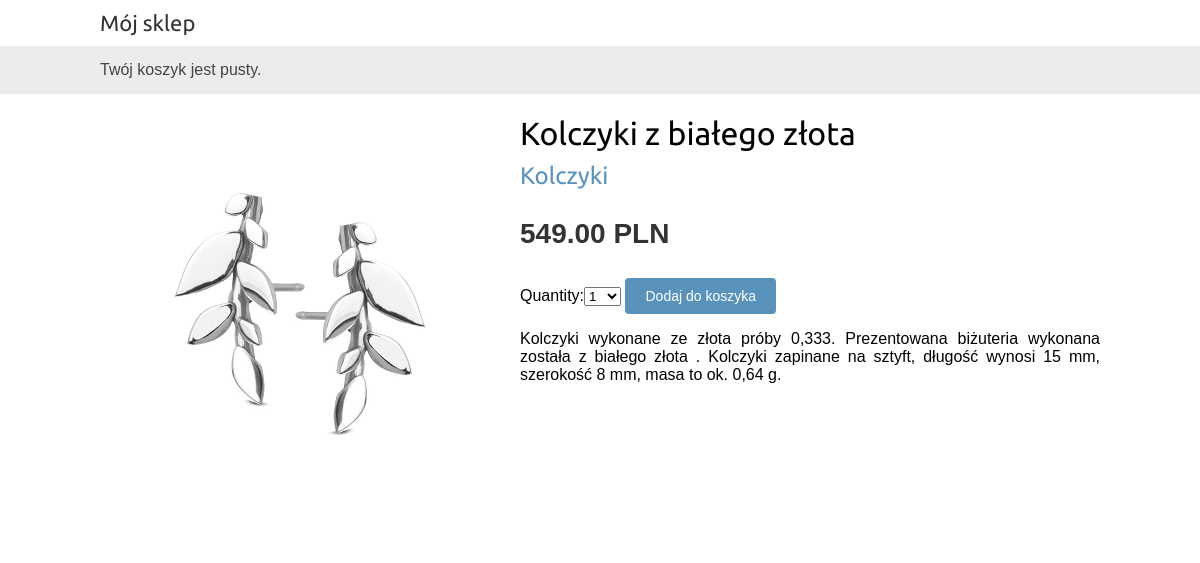
/8/kolczyki-z-bialego-zlota/, run on the app's committed database.
### sklep/models.py (models this page shows, shortened)
class Product(models.Model):
    category = models.ForeignKey(Category,
                                 related_name='products',
                                 on_delete=models.CASCADE)
    name = models.CharField(max_length=200, db_index=True)
    slug = models.SlugField(max_length=200, db_index=True)
    image = models.ImageField(upload_to='products/%Y/%m/%d',
                              blank=True)
    description = models.TextField(blank=True)
    price = models.DecimalField(max_digits=10, decimal_places=2)
    available = models.BooleanField(default=True)
    created = models.DateTimeField(auto_now_add=True)
    updated = models.DateTimeField(auto_now=True)
    class Meta:
        ordering = ('name',)
        index_together = (('id', 'slug'),)

class Category(models.Model):
    name = models.CharField(max_length=200,
                            db_index=True)
    slug = models.SlugField(max_length=200,
                            db_index=True,
                            unique=True)
    class Meta:
        ordering = ('name',)
        verbose_name = 'category'
        verbose_name_plural = 'categories'
    def __str__(self):
        return self.name
    def get_absolute_url(self):
        return reverse('sklep:product_list_by_category',
                       args=[self.slug])

### sklep/views.py (the view)
# urls.py: path('<int:id>/<slug:slug>/', views.product_detail, name='product_detail'),
def product_detail(request, id, slug):
    product = get_object_or_404(Product, id=id,
                                slug=slug,
                                available=True)
    koszyk_produkt_form = KoszykAddProductForm()
    return render(request,
                  'sklep/produkty/szczegoly.html',
                  {'product': product,
                   'koszyk_product_form': koszyk_produkt_form})

### koszyk/forms.py
class KoszykAddProductForm(forms.Form):
    quantity = forms.TypedChoiceField(
        choices=PRODUCT_QUANTITY_CHOICES,
        coerce=int)
    update = forms.BooleanField(required=False,
                                initial=False,
                                widget=forms.HiddenInput)

### sklep/templates/sklep/produkty/szczegoly.html (shortened to what this page needs)
{% extends "sklep/index.html" %}
{% load static %}
{% block content %}
  <div class="product-detail">
    <img src="{% if product.image %}{{ product.image.url }}{% else %}
    {% static "obrazy/brak_zdjecia.png" %}{% endif %}">
    <h1>{{ product.name }}</h1>
    <h2>
      <a href="{{ product.category.get_absolute_url }}">
        {{ product.category }}
      </a>
    </h2>
    <p class="price">{{ product.price }} PLN</p>
    <form action="{% url "koszyk:koszyk_add" product.id %}" method="post">
      {{ koszyk_product_form }}
      <input type="submit" value="Dodaj do koszyka">
    </form>
    {{ product.description|linebreaks }}
  </div>
{% endblock %}

### sklep/static/css/base.css (style rules this page uses)
body { margin:0; padding:0; font-family:helvetica, sans-serif; }
h1, h2, h3, h4, h5 , h6 { font-family: 'Ubuntu', sans-serif; font-weight:normal; }
a { text-decoration:none; color:#5993bb; }
a.button, input[type="submit"] { color:#fff; background:#5993bb; border-radius:4px; padding:10px 20px; font-size:14px; border:0; }
.product-detail { text-align:justify; }
.product-detail .price { color:#333; font-size:28px; font-weight:bold; }
.product-detail img { width:40%; float:left; padding:0 20px 20px 0; }
.product-detail h1 { margin-bottom:0; }
.product-detail h2 { margin-top:10px; }

### data on the page
Product: image (picture), name "Kolczyki z białego złota", category "Kolczyki", price "549.00", description "Kolczyki wykonane ze złota próby 0,333. Prezentowana biżuteria wykonana została z białego złota . Kolczyki zapinane na sztyft, długość wynosi 15 mm, szerokość 8 mm, masa to ok. 0,64 g."
